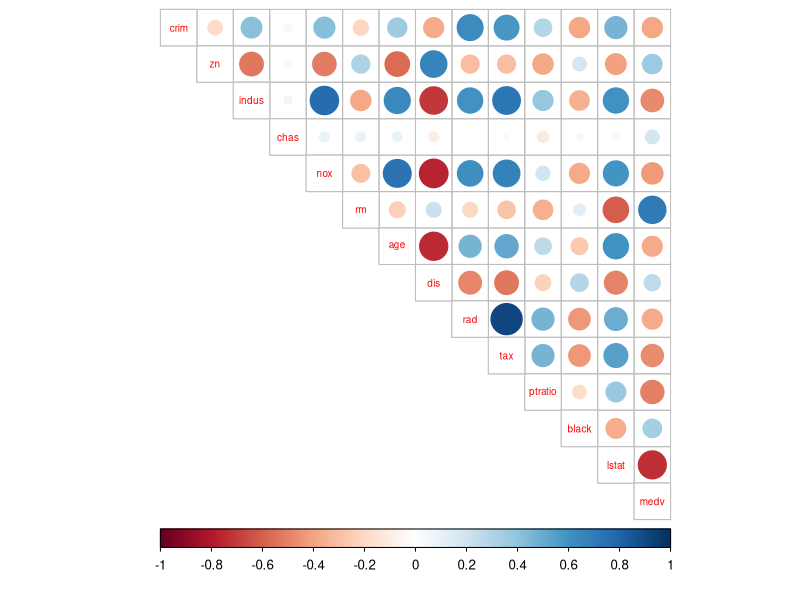
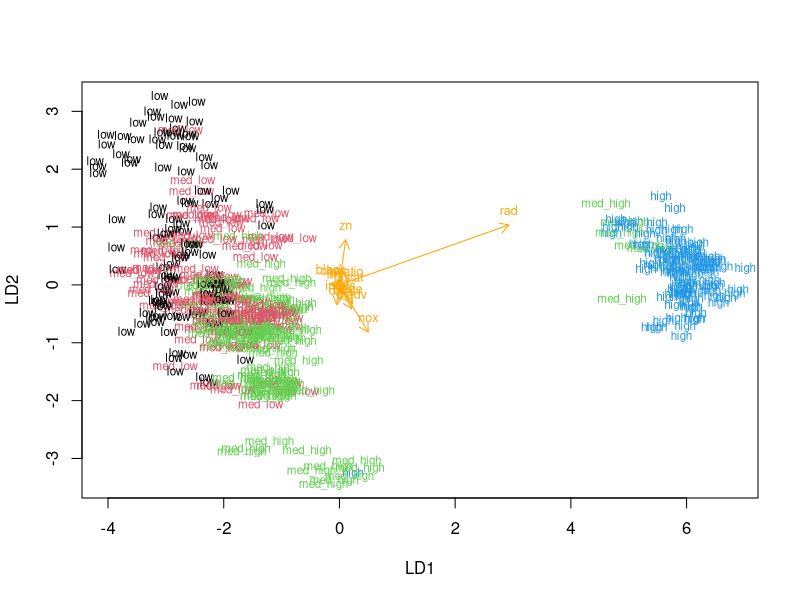
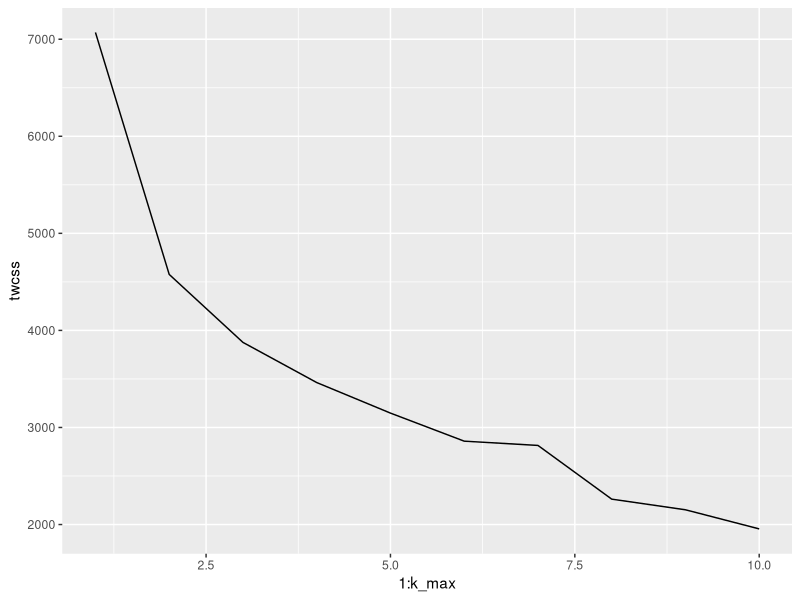
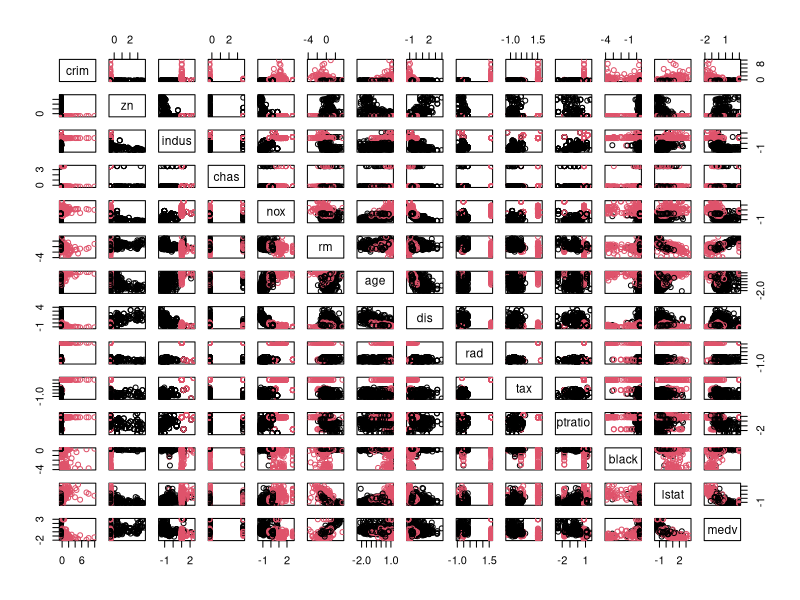

Write R code to recreate these figures, in order.
## ---- chunk 1
# access the MASS package
library(MASS)

# load the data
data("Boston")

# explore the dataset
str(Boston)



## ---- chunk 2

sapply(Boston, class)

## ---- chunk 3

summary(Boston)

## ---- chunk 4
library(MASS)
library(corrplot)
library(tidyverse)

cor_matrix<-cor(Boston) %>% round(digits = 2)

cor_matrix

corrplot(cor_matrix, method="circle", type="upper", cl.pos="b", tl.pos="d", tl.cex = 0.6)
## ---- chunk 5
#Standardizing  the dataset and printing out summaries of the scaled data. 
library(MASS)
boston_scaled <- scale(Boston)
summary(boston_scaled)
class(boston_scaled)
boston_scaled <- as.data.frame(boston_scaled)




## ---- chunk 6

# Create a categorical variable of the crime rate in the Boston dataset (from the scaled crime rate).


# create a quantile vector of crim and print it
bins <- quantile(boston_scaled$crim)


# create a categorical variable 'crime'
crime <- cut(boston_scaled$crim, breaks = bins, include.lowest = TRUE, labels = c("low", "med_low", "med_high", "high"))

# look at the table of the new factor crime
table(crime)

# remove original crim from the dataset
boston_scaled <- dplyr::select(boston_scaled, -crim)

# add the new categorical value to scaled data
boston_scaled <- data.frame(boston_scaled, crime)

# number of rows in the Boston dataset 
n <- nrow(boston_scaled)

# choose randomly 80% of the rows
ind <- sample(n,  size = n * 0.8)

# create train set
train <- boston_scaled[ind,]

# create test set 
test <- boston_scaled[-ind,]

# save the correct classes from test data
correct_classes <- test$crime

# remove the crime variable from test data
test <- dplyr::select(test, -crime)


## ---- chunk 7


# linear discriminant analysis
lda.fit <- lda(crime ~ ., data = train)

# print the lda.fit object
lda.fit

# the function for lda biplot arrows
lda.arrows <- function(x, myscale = 1, arrow_heads = 0.1, color = "orange", tex = 0.75, choices = c(1,2)){
  heads <- coef(x)
  arrows(x0 = 0, y0 = 0, 
         x1 = myscale * heads[,choices[1]], 
         y1 = myscale * heads[,choices[2]], col=color, length = arrow_heads)
  text(myscale * heads[,choices], labels = row.names(heads), 
       cex = tex, col=color, pos=3)
}

# target classes as numeric
classes <- as.numeric(train$crime)

# plot the lda results
plot(lda.fit, dimen = 2, col = classes, pch = classes)
lda.arrows(lda.fit, myscale = 1)



## ---- chunk 8
# predict classes with test data
lda.pred <- predict(lda.fit, newdata = test)

# cross tabulate the results
table(correct = correct_classes, predicted = lda.pred$class)

## ---- chunk 9
# access the MASS package
library(MASS)

# load the data
data("Boston")

boston_scaled <- scale(Boston)
boston_scaled <- as.data.frame(boston_scaled)

# euclidean distance matrix
dist_eu <- dist(boston_scaled)

# look at the summary of the distances
summary(dist_eu)

# manhattan distance matrix
dist_man <- dist(boston_scaled, method = 'manhattan')

# look at the summary of the distances
summary(dist_man)






## ---- chunk 10

set.seed(123)

# determine the number of clusters
k_max <- 10

# calculate the total within sum of squares
twcss <- sapply(1:k_max, function(k){kmeans(boston_scaled, k)$tot.withinss})

# visualize the results
library(ggplot2)
qplot(x = 1:k_max, y = twcss, geom = 'line')


## ---- chunk 11
# k-means clustering
km <-kmeans(boston_scaled, centers = 2)

# plot the Boston dataset with clusters
pairs(boston_scaled, col = km$cluster)


